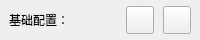
               <widget class="QWidget" name="configBtnWidget" native="true">
                <property name="minimumSize">
                 <size>
                  <width>0</width>
                  <height>40</height>
                 </size>
                </property>
                <property name="maximumSize">
                 <size>
                  <width>16777215</width>
                  <height>40</height>
                 </size>
                </property>
                <layout class="QHBoxLayout" name="horizontalLayout_3">
                 <property name="spacing">
                  <number>9</number>
                 </property>
                 <property name="leftMargin">
                  <number>9</number>
                 </property>
                 <property name="topMargin">
                  <number>0</number>
                 </property>
                 <property name="rightMargin">
                  <number>9</number>
                 </property>
                 <property name="bottomMargin">
                  <number>0</number>
                 </property>
                 <item>
                  <widget class="QLabel" name="homeTitle">
                   <property name="sizePolicy">
                    <sizepolicy hsizetype="Preferred" vsizetype="Fixed">
                     <horstretch>0</horstretch>
                     <verstretch>22</verstretch>
                    </sizepolicy>
                   </property>
                   <property name="minimumSize">
                    <size>
                     <width>0</width>
                     <height>22</height>
                    </size>
                   </property>
                   <property name="text">
                    <string>基础配置：</string>
                   </property>
                  </widget>
                 </item>
                 <item>
                  <spacer name="horizontalSpacer_3">
                   <property name="orientation">
                    <enum>Qt::Orientation::Horizontal</enum>
                   </property>
                   <property name="sizeHint" stdset="0">
                    <size>
                     <width>40</width>
                     <height>20</height>
                    </size>
                   </property>
                  </spacer>
                 </item>
                 <item>
                  <widget class="QPushButton" name="btnClearGameData">
                   <property name="minimumSize">
                    <size>
                     <width>28</width>
                     <height>28</height>
                    </size>
                   </property>
                   <property name="maximumSize">
                    <size>
                     <width>28</width>
                     <height>28</height>
                    </size>
                   </property>
                   <property name="text">
                    <string/>
                   </property>
                   <property name="icon">
                    <iconset resource="../resource/resources.qrc">
                     <normaloff>:/iamge_pack/content/clear.png</normaloff>:/iamge_pack/content/clear.png</iconset>
                   </property>
                   <property name="iconSize">
                    <size>
                     <width>24</width>
                     <height>24</height>
                    </size>
                   </property>
                  </widget>
                 </item>
                 <item>
                  <widget class="QPushButton" name="btnNext">
                   <property name="minimumSize">
                    <size>
                     <width>28</width>
                     <height>28</height>
                    </size>
                   </property>
                   <property name="maximumSize">
                    <size>
                     <width>28</width>
                     <height>28</height>
                    </size>
                   </property>
                   <property name="icon">
                    <iconset resource="../resource/resources.qrc">
                     <normaloff>:/iamge_pack/content/next.png</normaloff>:/iamge_pack/content/next.png</iconset>
                   </property>
                  </widget>
                 </item>
                </layout>
               </widget>
